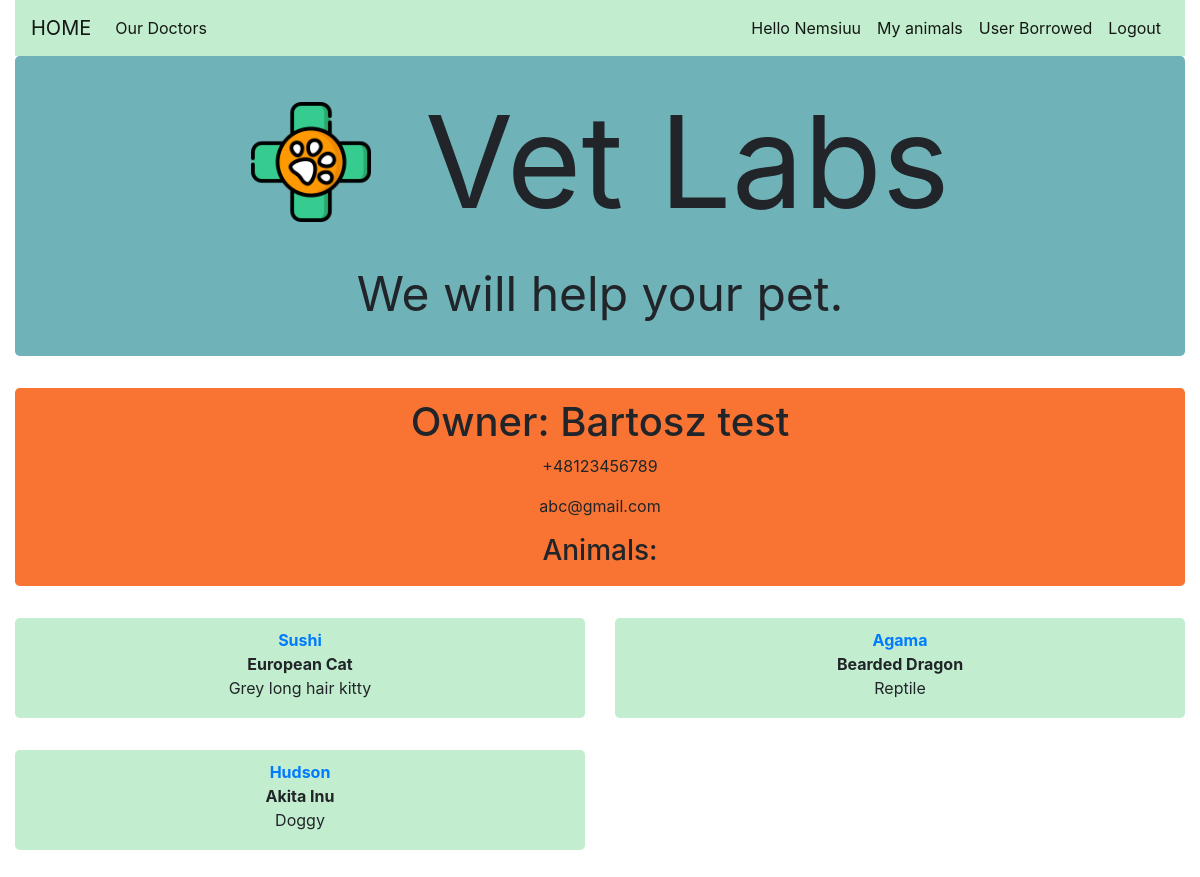
The app's page /catalog/owner/1 (signed in) with its own data.
### catalog/models.py (models this page shows, shortened)
class Owner(models.Model):
    first_name = models.CharField(max_length=100)
    last_name = models.CharField(max_length=100)
    phone_number = PhoneNumberField(null=False, blank=False, unique=True)
    mail = models.EmailField(max_length=100)
    class Meta:
        ordering = ['last_name', 'first_name']
    def __str__(self):
        return f'{self.first_name} {self.last_name}'

class Animal(models.Model):
    name = models.CharField(max_length=50)
    specie =models.ForeignKey('Specie', on_delete=models.SET_NULL, null=True)
    owner = models.ForeignKey(User, on_delete=models.SET_NULL, null=True, blank=True)
    owner_db = models.ForeignKey('owner', on_delete=models.SET_NULL, null=True, blank=True)
    sex = models.CharField(max_length=50)
    description = models.CharField(max_length=500)
    def __str__(self):
        return self.name
    def display_owner(self):
        return self.owner.first_name +' ' +self.owner.last_name
    display_owner.short_description = 'Owner'

class Specie(models.Model):
    name = models.CharField(max_length=200, help_text='Enter a specie')
    def __str__(self):
        return self.name

### catalog/views.py (the view)
# urls.py: path('owner/<int:pk>', views.OwnerDetailView.as_view(), name='owner-detail'),
class OwnerDetailView(LoginRequiredMixin,generic.DetailView):
    model = Owner

### catalog/templates/catalog/owner_detail.html
{% extends "base_generic.html" %}
{% block content %}
<div class='row'>
<div class="col-sm-12">
<div class="jumbotron text-center" style="background-color: #F97432;    padding-top: 10px !important;  padding-bottom: 10px !important;">
<h1>Owner: {{ owner }} </h1>
<p>{{owner.phone_number}}</p>
<p>{{owner.mail}}</p>
<h3>Animals:</h3>
</div>
</div>
{% for animal in owner.animal_set.all %}
<div class="col-sm-6">
<div class="jumbotron text-center" style="background-color: #C2EDCE;    padding-top: 10px !important;  padding-bottom: 10px !important;">
  <dt><a href="{% url 'animal-detail' animal.pk %}">{{animal}}</a> </dt>
  <dt>{{animal.specie}} </dt>
  <dd>{{animal.description}}</dd>
</div>
</div>
{% endfor %}
</div>
{% endblock %}

### catalog/templates/base_generic.html (shortened to what this page needs)
<!DOCTYPE html>
<html lang="en">
<head>
  <link rel="stylesheet" href="https://cdn.jsdelivr.net/npm/bootstrap@4.5.3/dist/css/bootstrap.min.css">
  <link href="https://maxcdn.bootstrapcdn.com/font-awesome/4.2.0/css/font-awesome.min.css" rel="stylesheet">
  {% load static %}
  <link rel="stylesheet" type="text/css" href="{% static 'css/styles.css' %}">
</head>
<body>
  <div class="container-fluid">
    <nav class="navbar navbar-expand-lg navbar-light "style="background-color: #C2EDCE;"  >
      <a class="navbar-brand" href="{% url 'index' %}">HOME</a>
      <div class="collapse navbar-collapse" id="navbarNav">
        <ul class="navbar-nav">
          <li class="nav-item active">
            <a class="nav-link" href="{% url 'doctors' %}">Our Doctors <span class="sr-only">(current)</span></a>
          </li>
        </ul>
        <ul class="navbar-nav ml-auto">
          {% if user.is_authenticated %}
          <li class="nav-item active"><a class="nav-link" href="#"> Hello {{ user.get_username }} </a></li>
          <li class="nav-item active"><a class="nav-link" href="{% url 'animals' %}">My animals</a></li>
          {% if perms.catalog.can_mark_completed %}
          <li class="nav-item active"><a class="nav-link" href="{% url 'patients' %}">User Borrowed</a></li>
          {% endif %}
          <li class="nav-item active"><a class="nav-link" href="{% url 'logout'%}?next={{request.path}}">Logout</a></li>
          {% endif %}
        </ul>
      </div>
    </nav>
    <div class="jumbotron text-center" style="background-color: #6FB3B8;    padding-top: 10px !important;  padding-bottom: 10px !important;">
      <img src="{% static 'css/veterinarian.png' %}" id="logo">
      <span id="websiteTitle"> Vet Labs</span>
      <p id="slogan">We will help your pet. </p>
    </div>
    <div class="row">
      <div class="col-sm-12 ">{% block content %}{% endblock %} </div>
    </div>
  </div>
</body>
</html>

### catalog/static/css/styles.css (style rules this page uses)
#websiteTitle { font-size: 8em; vertical-align: middle; padding-left: 50px; }
#slogan { font-size: 3em; }
#logo { height: 120px; width: 120px; }

### records on screen
Owner: first_name+last_name "Bartosz test", phone_number "+48123456789", mail "abc@gmail.com"
Animal: name "Sushi", specie "European Cat", description "Grey long hair kitty"
Animal: name "Agama", specie "Bearded Dragon", description "Reptile"
Animal: name "Hudson", specie "Akita Inu", description "Doggy"

### other values on screen
{{ user.get_username }} "Nemsiuu"
